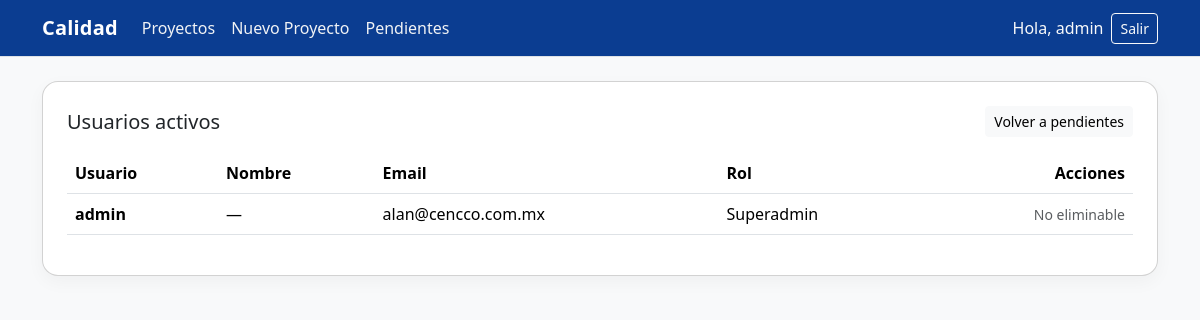
Page /usuarios/activos/ (signed in) on the earlier database version.
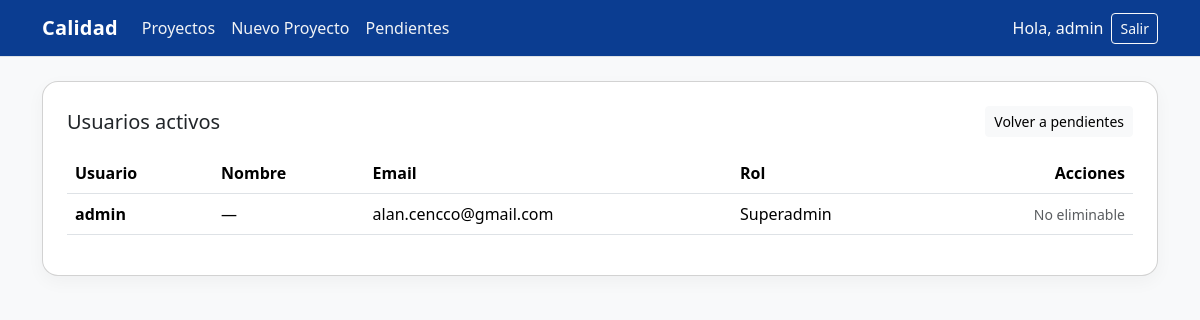
Same page on the later database version.
### calidad_app/models.py (models this page shows)
class CustomUser(AbstractUser):
    pass

### calidad_app/views.py (the view)
# urls.py: path('usuarios/activos/', views.usuarios_activos, name='usuarios_activos'),
@login_required
@user_passes_test(is_admin)
def usuarios_activos(request):
    User = get_user_model()
    activos = User.objects.filter(is_active=True).order_by('username')
    return render(request, 'usuarios_activos.html', {'activos': activos})

### calidad_app/views.py (called while the page is built)
def is_admin(user):
    return user.is_authenticated and (user.is_staff or user.is_superuser)

### calidad_app/templates/usuarios_activos.html (shortened to what this page needs)
{% extends 'base.html' %}
{% block content %}
<div class="card p-4">
  <div class="d-flex justify-content-between align-items-center mb-3">
    <h1 class="h5 mb-0">Usuarios activos</h1>
    <a href="{% url 'usuarios_pendientes' %}" class="btn btn-light btn-sm">Volver a pendientes</a>
  </div>
  {% if activos %}
    <div class="table-responsive">
      <table class="table align-middle">
        <thead>
          <tr>
            <th>Usuario</th>
            <th>Nombre</th>
            <th>Email</th>
            <th>Rol</th>
            <th class="text-end">Acciones</th>
          </tr>
        </thead>
        <tbody>
          {% for u in activos %}
          <tr>
            <td class="fw-semibold">{{ u.username }}</td>
            <td>{{ u.get_full_name|default:"—" }}</td>
            <td>{{ u.email|default:"—" }}</td>
            <td>
              {% if u.is_superuser %}Superadmin{% elif u.is_staff %}Staff{% else %}
                {% if u.groups.all %}
                  {{ u.groups.all|join:", " }}
                {% else %}—{% endif %}
              {% endif %}
            </td>
            <td class="text-end">
              {% if not u.is_superuser and u.id != request.user.id %}
              <form method="post" action="{% url 'eliminar_usuario_activo' u.id %}" class="d-inline"
                    onsubmit="return confirm('¿Eliminar a {{ u.username }}? Esta acción no se puede deshacer.');">
                {% csrf_token %}
                <button class="btn btn-outline-danger btn-sm">Eliminar usuario</button>
              </form>
              {% else %}
              <span class="text-muted small">No eliminable</span>
              {% endif %}
            </td>
          </tr>
          {% endfor %}
        </tbody>
      </table>
    </div>
  {% else %}
    <div class="text-muted text-center py-5">No hay usuarios activos.</div>
  {% endif %}
</div>
{% endblock %}

### calidad_app/templates/base.html (shortened to what this page needs)
{% load static %}
<!doctype html>
<html lang="es">
<head>
  <link href="https://cdn.jsdelivr.net/npm/bootstrap@5.3.3/dist/css/bootstrap.min.css" rel="stylesheet">
</head>
<body class="bg-light">
<nav class="navbar navbar-expand-lg navbar-dark border-bottom sticky-top">
  <div class="container">
    <a class="navbar-brand" href="{% url 'ver_proyectos' %}">Calidad</a>
    <div id="mainNav" class="collapse navbar-collapse">
      <ul class="navbar-nav me-auto">
        <li class="nav-item"><a class="nav-link" href="{% url 'ver_proyectos' %}">Proyectos</a></li>
        <li class="nav-item"><a class="nav-link" href="{% url 'crear_proyecto' %}">Nuevo Proyecto</a></li>
        {% if request.user.is_staff or request.user.is_superuser %}
<li class="nav-item"><a class="nav-link" href="{% url 'usuarios_pendientes' %}">Pendientes</a></li>
{% endif %}
      </ul>
      <div class="d-flex align-items-center gap-2">
        {% if request.user.is_authenticated %}
          <span class="text-light">Hola, {{ request.user.get_short_name|default:request.user.username }}</span>
          <form method="post" action="{% url 'logout' %}" class="nav-logout">
            <button class="btn btn-outline-light btn-sm" type="submit">Salir</button>
          </form>
        {% else %}
  <a class="btn btn-outline-light btn-sm" href="{% url 'login' %}">Entrar</a>
  <a class="btn btn-light btn-sm" href="{% url 'registro_usuario' %}">Solicitar acceso</a>
{% endif %}
      </div>
    </div>
  </div>
</nav>
<main class="container py-4">
  {% block content %}{% endblock %}
</main>
</body>
</html>

Differences in the rows shown:
changed CustomUser "admin": email "alan@cencco.com.mx" → "alan.cencco@gmail.com"
